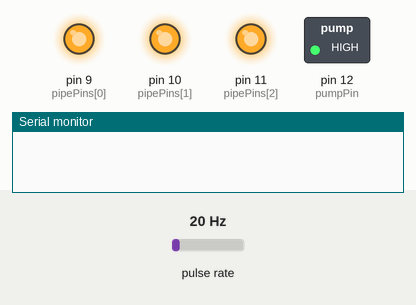
Recording of a sketch running on a simulated Arduino Uno, built with avr-gcc and run on an emulated ATmega328P. Parts: switched loads named in the sketch (green lamp = pin HIGH), output pins drawn as LEDs (lit = HIGH), the last lines printed to the serial monitor. Wiring (inferred from the names in the program): pulse sensor: data pin 2. The inputs (shaded band) are chosen by the test bench; at power-on: pulse rate 20 Hz. The local clock reads 2024-03-15 10:24:30 at power-on unless the sketch sets it.

Above: at 1.1 s.
At 31.1 s:
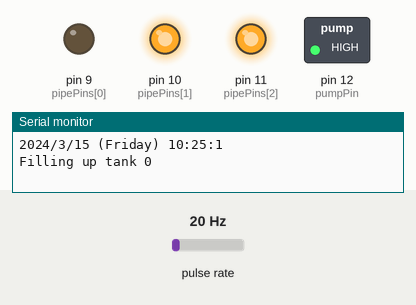
At 37.1 s:
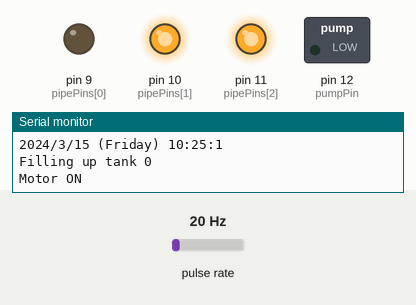
At 67.1 s:
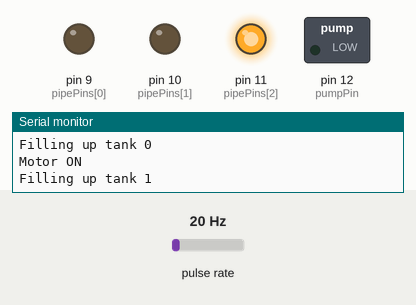
At 72.1 s:
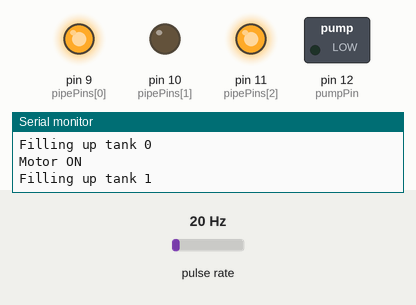
At 108.1 s:
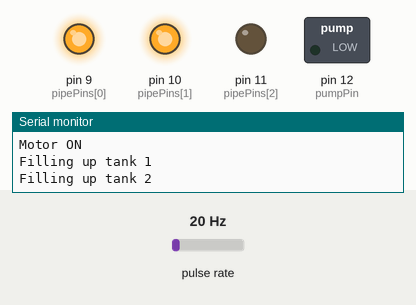
Timing chart, 0 to 109.6 s (numbered marks = the images above):
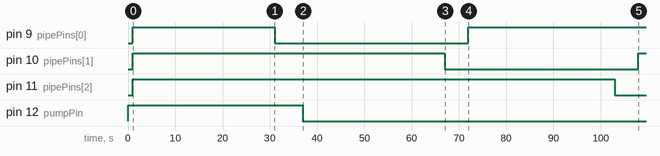

The sketch:

RK_filling_HW_TEST.ino
```cpp
#include "common_RK_fillings.h"


void setup() {
    setupFlowSensor();
    sei(); // Enable interrupts
    reset_flowrate();

    intializeDigitalPumpPin();
    initializeTanks();

    waitForSerialPortConnection();

    checkRTC();
    checkRTCPowerStatus();
}


void loop() {
  delay(30000);
  //calc_lph();
  int now_hour = getNowHour();

  for (int tank = 0; tank < NUM_OF_TANKS; tank++) {
    motor_on(tank);
    delay(30000);
  }
  motor_off();
}
```

common_RK_fillings.h
```cpp
#ifdef TEST
#include "debug.h"

#else

#include "common_RTC.h"
#endif

int pumpPin = 12;
//#define NORMALLY_OPEN // is it normally open solenoid?
#ifdef  NORMALLY_OPEN
  #define PIPEOFF  LOW
  #define PIPEON  HIGH
#else
  #define PIPEOFF HIGH
  #define PIPEON   LOW
#endif

#define MOTORON    LOW
#define MOTOROFF  HIGH

#define NUM_OF_TANKS     3
#define NUM_ACTIVE_TANKS 3


int     pipePins[] = {9, 10, 11};
int floatSensors[] = {3,  4,  5}; // before this was [NUM_OF_TANKS]

//#define DEBUG
#ifndef DEBUG
#define      TANKS_FULL_WAIT_TIME 1000UL * 60 *  5 //  5 minutes
#define   MUNI_NO_WATER_WAIT_TIME 1000UL * 60 * 30 // 30 minutes
#define  MUNI_OFF_HOURS_WAIT_TIME 1000UL * 60 * 30 //  5 minutes
#define LPH_MOTOR_CHECK_WAIT_TIME 1000UL * 60 *  3 //  3 min liters per hour check time

#else
#define      TANKS_FULL_WAIT_TIME 1000UL * 60 * 1 // 1 minute
#define   MUNI_NO_WATER_WAIT_TIME 1000UL * 60 * 1 // 1 minute
#define  MUNI_OFF_HOURS_WAIT_TIME 1000UL * 60 * 1 // 1 minute
#define LPH_MOTOR_CHECK_WAIT_TIME 1000UL * 60 * 1 // 1 min liters per hour check time
#endif

#define LPH_MIN  10 // liters per hour minimum required


#define SZ_3_4_INCH_FLOW_SENSOR
#ifdef  SZ_3_4_INCH_FLOW_SENSOR
// Pulse frequency (Hz) = 11.5Q, Q is flow rate in L/min for .75 inch sensor
#define FLOW_RATE_PER_MIN 11.5 //for .75 inch sensor
#endif

#ifdef  SZ_1_2_INCH_FLOW_SENSOR
// Pulse frequency (Hz) =  7.5Q, Q is flow rate in L/min for .50 inch sensor
#define FLOW_RATE_PER_MIN  7.5 //for .50 inch sensor
#endif


volatile int  flow_frequency; // Measures flow sensor pulses
unsigned int  lph;         // Calculated litres/hour
unsigned char flowsensor = 2; // Sensor Input
unsigned long currentTime;
unsigned long cloopTime;

void flow () // Interrupt function
{
  flow_frequency++;
}


void setupFlowSensor() {
  //Serial.begin(57600);
  pinMode(     flowsensor, INPUT);
  digitalWrite(flowsensor, HIGH); // Optional Internal Pull-Up  before it was high
  Serial.begin(9600);

  attachInterrupt(digitalPinToInterrupt(flowsensor), flow, RISING); // Setup Interrupt
}

void intializeDigitalPumpPin() {
  // initialize digital pump pin as an output.
  pinMode(     pumpPin, OUTPUT); // motor on/off relay
  digitalWrite(pumpPin, MOTOROFF);
  delay(1000);
}

void initializeTanks() {
  for (int tank = 0; tank < NUM_OF_TANKS; tank++) {
    pinMode(     pipePins[tank], OUTPUT);       // SOL-TANK
    digitalWrite(pipePins[tank], PIPEOFF);
    pinMode(floatSensors[tank], INPUT_PULLUP); // over head tank sensor
  }
}

void waitForSerialPortConnection() {
#ifndef ESP8266
  while (!Serial); // wait for serial port to connect. Needed for native USB
#endif
}

void reset_flowrate() {
  currentTime = millis();
  cloopTime   = currentTime;
  lph         = LPH_MIN;
}

int motor_state = MOTOROFF;
void motor_on(int tank, int isTesting = 0) {

  Serial.print("Filling up tank ");
  Serial.println(tank);
  digitalWrite(pipePins[tank], PIPEON);
  delay(5000);

  for (int i = 0; i < NUM_OF_TANKS; i++) {
    if (i == tank) {
      continue;
    }
    digitalWrite(pipePins[i], PIPEOFF);
  }
  delay(1000);

  if (!isTesting) {
    if (motor_state == MOTORON) {
      //  motor is already on checking for water flow
      if (lph < LPH_MIN) {
        Serial.print("LPH ");
        Serial.println(lph);
        return;
        //  motor_off();
        delay(MUNI_NO_WATER_WAIT_TIME);
        Serial.println("Woke up from no municipal water");
      }
      return;
    }
  }

  // switching on motor
  motor_state = MOTORON;
  reset_flowrate();
  digitalWrite(pumpPin, MOTORON);
  Serial.println("Motor ON");
  return;
}

void motor_off() {

  motor_state = MOTOROFF;
  digitalWrite(pumpPin, MOTOROFF);
  delay(30000); // 30 Seconds

  for (int tank = 0; tank < NUM_OF_TANKS; tank++) {
    digitalWrite(pipePins[tank], PIPEOFF);
  }

  Serial.println("TURNED MOTOR OFF");
}

bool isMunicipalWaterTime(int now_hour) {
  // This is for over head tanks
  if ((now_hour < 22) && (now_hour >= 6)) {
    // when no water in pipe
    motor_off();
    delay(MUNI_OFF_HOURS_WAIT_TIME);

    return false;
  }
  return true;
}

void analyzeTanks(int isTesting = 0) {

  for (int tank = 0; tank < NUM_ACTIVE_TANKS; tank++) {
    Serial.print("Tank ");
    Serial.print(tank, DEC);

    int ts = digitalRead(floatSensors[tank]);
    if (ts == HIGH) {
      Serial.println(" is full");
      continue;
    }
    Serial.println();

    motor_on(tank, isTesting);
    return;
  }

  // all tanks are full
  motor_off();
  delay(TANKS_FULL_WAIT_TIME);
  return;
}

void calc_lph() {
  currentTime = millis();

  // Every second, calculate and print litres/hour
  if (currentTime >= (cloopTime + LPH_MOTOR_CHECK_WAIT_TIME)) {
    cloopTime      = currentTime; // Updates cloopTime
    // (Pulse frequency x 60 min) / FLOW_RATE_PER_MIN = flowrate in L/hour
    lph            = (flow_frequency * 60 / FLOW_RATE_PER_MIN) / (LPH_MOTOR_CHECK_WAIT_TIME / 1000);
    flow_frequency = 0;           // Reset Counter
    Serial.print(lph, DEC);       // Print litres/hour
    Serial.println(" Litre/Hour");

    return;
  }

  Serial.println("calculating speed of water");
}
```

common_RTC.h
```cpp
#include "RTClib.h"

RTC_DS3231 rtc;
char daysOfTheWeek[7][12] = {"Sunday", "Monday", "Tuesday", "Wednesday", "Thursday", "Friday", "Saturday"};

void checkRTC() {
  if (! rtc.begin()) {
    Serial.println("Couldn't find RTC");
    Serial.flush();
    abort();
  }
}


void checkRTCPowerStatus() {
  if (rtc.lostPower()) {
    Serial.println("RTC lost power, let's set the time!");

    rtc.adjust(DateTime(F(__DATE__), F(__TIME__)));
  }
}

int getNowHour() {
  DateTime now = rtc.now();

  Serial.print(now.year(), DEC);
  Serial.print('/');
  Serial.print(now.month(), DEC);
  Serial.print('/');
  Serial.print(now.day(), DEC);
  Serial.print(" (");
  Serial.print(daysOfTheWeek[now.dayOfTheWeek()]);
  Serial.print(") ");
  Serial.print(now.hour(), DEC);
  Serial.print(':');
  Serial.print(now.minute(), DEC);
  Serial.print(':');
  Serial.print(now.second(), DEC);
  Serial.println();

  return now.hour();
}
```

Measured:
- by itself, pin 9 (pipePins[0]): HIGH → LOW at 31.0 s, → HIGH 41.0 s later
- by itself, pin 10 (pipePins[1]): HIGH → LOW at 67.0 s, → HIGH 41.0 s later
- by itself, pin 11 (pipePins[2]): HIGH → LOW at 103 s
- by itself, pin 12 (pumpPin): HIGH → LOW at 37.0 s
